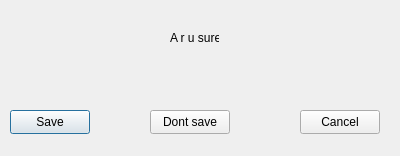
<?xml version="1.0" encoding="UTF-8"?>
<ui version="4.0">
 <class>WindowSecond</class>
 <widget class="QDialog" name="WindowSecond">
  <property name="geometry">
   <rect>
    <x>0</x>
    <y>0</y>
    <width>400</width>
    <height>156</height>
   </rect>
  </property>
  <property name="windowTitle">
   <string>Dialog</string>
  </property>
  <widget class="QLabel" name="label">
   <property name="geometry">
    <rect>
     <x>170</x>
     <y>30</y>
     <width>49</width>
     <height>16</height>
    </rect>
   </property>
   <property name="text">
    <string>A r u sure</string>
   </property>
  </widget>
  <widget class="QPushButton" name="pushButton">
   <property name="geometry">
    <rect>
     <x>10</x>
     <y>110</y>
     <width>80</width>
     <height>24</height>
    </rect>
   </property>
   <property name="text">
    <string>Save</string>
   </property>
  </widget>
  <widget class="QPushButton" name="pushButton_2">
   <property name="geometry">
    <rect>
     <x>150</x>
     <y>110</y>
     <width>80</width>
     <height>24</height>
    </rect>
   </property>
   <property name="text">
    <string>Dont save</string>
   </property>
  </widget>
  <widget class="QPushButton" name="pushButton_3">
   <property name="geometry">
    <rect>
     <x>300</x>
     <y>110</y>
     <width>80</width>
     <height>24</height>
    </rect>
   </property>
   <property name="text">
    <string>Cancel</string>
   </property>
  </widget>
 </widget>
 <resources/>
 <connections/>
</ui>
